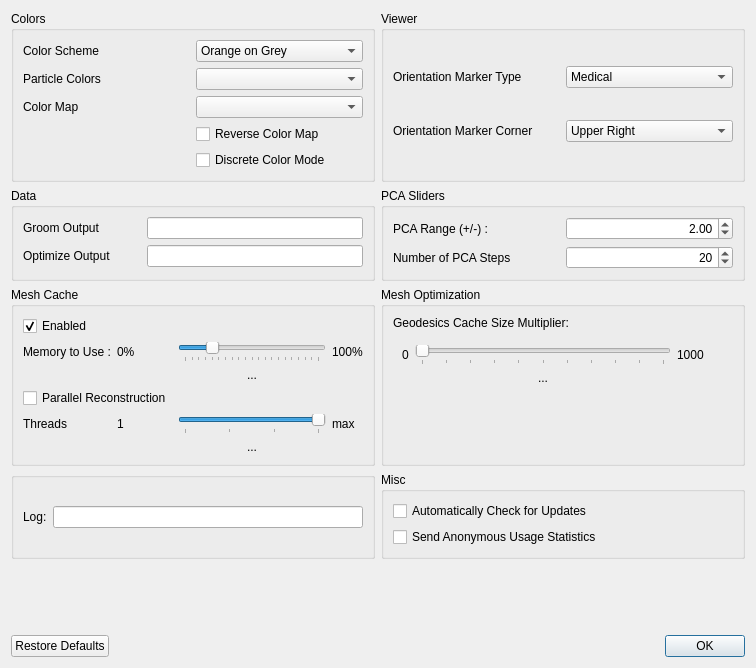
<?xml version="1.0" encoding="UTF-8"?>
<ui version="4.0">
 <class>PreferencesWindow</class>
 <widget class="QDialog" name="PreferencesWindow">
  <property name="geometry">
   <rect>
    <x>0</x>
    <y>0</y>
    <width>756</width>
    <height>668</height>
   </rect>
  </property>
  <property name="windowTitle">
   <string>Preferences</string>
  </property>
  <layout class="QGridLayout" name="gridLayout_6">
   <item row="1" column="0">
    <widget class="QGroupBox" name="groupBox_6">
     <property name="title">
      <string>Data</string>
     </property>
     <layout class="QGridLayout" name="gridLayout_4">
      <property name="horizontalSpacing">
       <number>36</number>
      </property>
      <item row="1" column="1">
       <widget class="QLineEdit" name="optimize_file_template">
        <property name="alignment">
         <set>Qt::AlignCenter</set>
        </property>
       </widget>
      </item>
      <item row="1" column="0">
       <widget class="QLabel" name="label_5">
        <property name="text">
         <string>Optimize Output</string>
        </property>
       </widget>
      </item>
      <item row="0" column="1">
       <widget class="QLineEdit" name="groom_file_template">
        <property name="alignment">
         <set>Qt::AlignCenter</set>
        </property>
       </widget>
      </item>
      <item row="0" column="0">
       <widget class="QLabel" name="label_11">
        <property name="text">
         <string>Groom Output</string>
        </property>
       </widget>
      </item>
     </layout>
    </widget>
   </item>
   <item row="6" column="0">
    <widget class="QGroupBox" name="groupBox_3">
     <property name="title">
      <string/>
     </property>
     <layout class="QHBoxLayout" name="horizontalLayout_3">
      <item>
       <widget class="QLabel" name="label_7">
        <property name="text">
         <string>Log:</string>
        </property>
       </widget>
      </item>
      <item>
       <widget class="QLineEdit" name="log_location">
        <property name="readOnly">
         <bool>true</bool>
        </property>
       </widget>
      </item>
     </layout>
    </widget>
   </item>
   <item row="4" column="1">
    <widget class="QGroupBox" name="groupBox_7">
     <property name="title">
      <string>Mesh Optimization</string>
     </property>
     <layout class="QGridLayout" name="gridLayout_5">
      <item row="1" column="0">
       <widget class="QWidget" name="widget" native="true">
        <property name="minimumSize">
         <size>
          <width>50</width>
          <height>50</height>
         </size>
        </property>
        <layout class="QGridLayout" name="gridLayout_8">
         <item row="1" column="2">
          <widget class="QLabel" name="label_15">
           <property name="text">
            <string>1000</string>
           </property>
          </widget>
         </item>
         <item row="1" column="0">
          <widget class="QLabel" name="label_16">
           <property name="text">
            <string>0</string>
           </property>
          </widget>
         </item>
         <item row="1" column="1">
          <widget class="QSlider" name="geodesic_cache_multiplier">
           <property name="minimum">
            <number>0</number>
           </property>
           <property name="maximum">
            <number>1000</number>
           </property>
           <property name="pageStep">
            <number>100</number>
           </property>
           <property name="value">
            <number>0</number>
           </property>
           <property name="orientation">
            <enum>Qt::Horizontal</enum>
           </property>
           <property name="tickPosition">
            <enum>QSlider::TicksBelow</enum>
           </property>
           <property name="tickInterval">
            <number>100</number>
           </property>
          </widget>
         </item>
         <item row="2" column="1">
          <widget class="QLabel" name="geodesic_cache_multiplier_current_value">
           <property name="text">
            <string>...</string>
           </property>
           <property name="alignment">
            <set>Qt::AlignCenter</set>
           </property>
          </widget>
         </item>
        </layout>
       </widget>
      </item>
      <item row="0" column="0">
       <widget class="QLabel" name="label_17">
        <property name="text">
         <string>Geodesics Cache Size Multiplier:</string>
        </property>
       </widget>
      </item>
      <item row="2" column="1">
       <spacer name="verticalSpacer_2">
        <property name="orientation">
         <enum>Qt::Vertical</enum>
        </property>
        <property name="sizeHint" stdset="0">
         <size>
          <width>20</width>
          <height>40</height>
         </size>
        </property>
       </spacer>
      </item>
     </layout>
    </widget>
   </item>
   <item row="4" column="0">
    <widget class="QGroupBox" name="groupBox">
     <property name="title">
      <string>Mesh Cache</string>
     </property>
     <layout class="QVBoxLayout" name="verticalLayout">
      <item>
       <layout class="QHBoxLayout" name="horizontalLayout_2">
        <property name="topMargin">
         <number>0</number>
        </property>
        <item>
         <widget class="QCheckBox" name="mesh_cache_enabled">
          <property name="text">
           <string>Enabled</string>
          </property>
          <property name="checked">
           <bool>true</bool>
          </property>
         </widget>
        </item>
       </layout>
      </item>
      <item>
       <layout class="QGridLayout" name="gridLayout">
        <item row="1" column="1">
         <widget class="QLabel" name="label_2">
          <property name="text">
           <string>0%</string>
          </property>
         </widget>
        </item>
        <item row="1" column="2">
         <widget class="QSlider" name="mesh_cache_memory">
          <property name="maximum">
           <number>100</number>
          </property>
          <property name="value">
           <number>20</number>
          </property>
          <property name="orientation">
           <enum>Qt::Horizontal</enum>
          </property>
          <property name="tickPosition">
           <enum>QSlider::TicksBelow</enum>
          </property>
          <property name="tickInterval">
           <number>5</number>
          </property>
         </widget>
        </item>
        <item row="4" column="0">
         <widget class="QLabel" name="label_10">
          <property name="text">
           <string>Threads</string>
          </property>
         </widget>
        </item>
        <item row="1" column="3">
         <widget class="QLabel" name="label_3">
          <property name="text">
           <string>100%</string>
          </property>
         </widget>
        </item>
        <item row="4" column="3">
         <widget class="QLabel" name="num_threads_max_label">
          <property name="text">
           <string>max</string>
          </property>
         </widget>
        </item>
        <item row="4" column="2">
         <widget class="QSlider" name="num_threads">
          <property name="minimum">
           <number>1</number>
          </property>
          <property name="maximum">
           <number>4</number>
          </property>
          <property name="value">
           <number>4</number>
          </property>
          <property name="orientation">
           <enum>Qt::Horizontal</enum>
          </property>
          <property name="tickPosition">
           <enum>QSlider::TicksBelow</enum>
          </property>
          <property name="tickInterval">
           <number>1</number>
          </property>
         </widget>
        </item>
        <item row="1" column="0">
         <widget class="QLabel" name="label">
          <property name="text">
           <string>Memory to Use :</string>
          </property>
         </widget>
        </item>
        <item row="4" column="1">
         <widget class="QLabel" name="label_9">
          <property name="text">
           <string>1</string>
          </property>
         </widget>
        </item>
        <item row="2" column="2">
         <widget class="QLabel" name="memory_current_value">
          <property name="text">
           <string>...</string>
          </property>
          <property name="alignment">
           <set>Qt::AlignCenter</set>
          </property>
         </widget>
        </item>
        <item row="5" column="2">
         <widget class="QLabel" name="threads_current_value">
          <property name="text">
           <string>...</string>
          </property>
          <property name="alignment">
           <set>Qt::AlignCenter</set>
          </property>
         </widget>
        </item>
        <item row="3" column="0" colspan="2">
         <widget class="QCheckBox" name="parallel_enabled">
          <property name="text">
           <string>Parallel Reconstruction</string>
          </property>
         </widget>
        </item>
       </layout>
      </item>
     </layout>
    </widget>
   </item>
   <item row="0" column="0">
    <widget class="QGroupBox" name="groupBox_2">
     <property name="title">
      <string>Colors</string>
     </property>
     <layout class="QGridLayout" name="gridLayout_7">
      <item row="0" column="1">
       <widget class="QComboBox" name="color_scheme">
        <item>
         <property name="text">
          <string>Orange on Grey</string>
         </property>
        </item>
        <item>
         <property name="text">
          <string>Purple on Grey</string>
         </property>
        </item>
        <item>
         <property name="text">
          <string>Blue on White</string>
         </property>
        </item>
        <item>
         <property name="text">
          <string>Orange on White</string>
         </property>
        </item>
        <item>
         <property name="text">
          <string>Grey on White</string>
         </property>
        </item>
        <item>
         <property name="text">
          <string>Orange on Blue</string>
         </property>
        </item>
        <item>
         <property name="text">
          <string>Yellow on Grey</string>
         </property>
        </item>
        <item>
         <property name="text">
          <string>Grey on Black</string>
         </property>
        </item>
        <item>
         <property name="text">
          <string>Blue on Black</string>
         </property>
        </item>
        <item>
         <property name="text">
          <string>Green on Black</string>
         </property>
        </item>
       </widget>
      </item>
      <item row="2" column="0">
       <widget class="QLabel" name="label_14">
        <property name="text">
         <string>Color Map</string>
        </property>
       </widget>
      </item>
      <item row="0" column="0">
       <widget class="QLabel" name="label_4">
        <property name="text">
         <string>Color Scheme</string>
        </property>
       </widget>
      </item>
      <item row="2" column="1">
       <widget class="QComboBox" name="color_map"/>
      </item>
      <item row="4" column="1">
       <widget class="QCheckBox" name="reverse_color_map">
        <property name="text">
         <string>Reverse Color Map</string>
        </property>
       </widget>
      </item>
      <item row="5" column="1">
       <widget class="QCheckBox" name="discrete_color_mode">
        <property name="text">
         <string>Discrete Color Mode</string>
        </property>
       </widget>
      </item>
      <item row="1" column="0">
       <widget class="QLabel" name="label_particle_colors">
        <property name="text">
         <string>Particle Colors</string>
        </property>
       </widget>
      </item>
      <item row="1" column="1">
       <widget class="QComboBox" name="particle_colors"/>
      </item>
     </layout>
    </widget>
   </item>
   <item row="1" column="1">
    <widget class="QGroupBox" name="groupBox_4">
     <property name="title">
      <string>PCA Sliders</string>
     </property>
     <layout class="QVBoxLayout" name="verticalLayout_3">
      <item>
       <layout class="QGridLayout" name="gridLayout_3">
        <item row="0" column="0">
         <widget class="QLabel" name="label_6">
          <property name="text">
           <string>PCA Range (+/-) : </string>
          </property>
         </widget>
        </item>
        <item row="0" column="1">
         <widget class="QDoubleSpinBox" name="pca_range">
          <property name="alignment">
           <set>Qt::AlignRight|Qt::AlignTrailing|Qt::AlignVCenter</set>
          </property>
          <property name="decimals">
           <number>2</number>
          </property>
          <property name="minimum">
           <double>0.010000000000000</double>
          </property>
          <property name="maximum">
           <double>5.000000000000000</double>
          </property>
          <property name="value">
           <double>2.000000000000000</double>
          </property>
         </widget>
        </item>
        <item row="1" column="0">
         <widget class="QLabel" name="label_8">
          <property name="text">
           <string>Number of PCA Steps</string>
          </property>
         </widget>
        </item>
        <item row="1" column="1">
         <widget class="QSpinBox" name="pca_steps">
          <property name="alignment">
           <set>Qt::AlignRight|Qt::AlignTrailing|Qt::AlignVCenter</set>
          </property>
          <property name="minimum">
           <number>3</number>
          </property>
          <property name="maximum">
           <number>40</number>
          </property>
          <property name="value">
           <number>20</number>
          </property>
         </widget>
        </item>
       </layout>
      </item>
     </layout>
    </widget>
   </item>
   <item row="0" column="1">
    <widget class="QGroupBox" name="groupBox_5">
     <property name="title">
      <string>Viewer</string>
     </property>
     <layout class="QGridLayout" name="gridLayout_2">
      <item row="0" column="1">
       <widget class="QComboBox" name="orientation_marker_type">
        <item>
         <property name="text">
          <string>Medical</string>
         </property>
        </item>
        <item>
         <property name="text">
          <string>Triad</string>
         </property>
        </item>
        <item>
         <property name="text">
          <string>None</string>
         </property>
        </item>
       </widget>
      </item>
      <item row="0" column="0">
       <widget class="QLabel" name="label_12">
        <property name="text">
         <string>Orientation Marker Type</string>
        </property>
       </widget>
      </item>
      <item row="1" column="0">
       <widget class="QLabel" name="label_13">
        <property name="text">
         <string>Orientation Marker Corner</string>
        </property>
       </widget>
      </item>
      <item row="1" column="1">
       <widget class="QComboBox" name="orientation_marker_corner">
        <item>
         <property name="text">
          <string>Upper Right</string>
         </property>
        </item>
        <item>
         <property name="text">
          <string>Lower Right</string>
         </property>
        </item>
        <item>
         <property name="text">
          <string>Lower Left</string>
         </property>
        </item>
        <item>
         <property name="text">
          <string>Upper Left</string>
         </property>
        </item>
       </widget>
      </item>
     </layout>
    </widget>
   </item>
   <item row="8" column="0" colspan="2">
    <widget class="QDialogButtonBox" name="button_box">
     <property name="orientation">
      <enum>Qt::Horizontal</enum>
     </property>
     <property name="standardButtons">
      <set>QDialogButtonBox::Ok|QDialogButtonBox::RestoreDefaults</set>
     </property>
    </widget>
   </item>
   <item row="7" column="0">
    <spacer name="verticalSpacer">
     <property name="orientation">
      <enum>Qt::Vertical</enum>
     </property>
     <property name="sizeHint" stdset="0">
      <size>
       <width>20</width>
       <height>40</height>
      </size>
     </property>
    </spacer>
   </item>
   <item row="6" column="1">
    <widget class="QGroupBox" name="groupBox_8">
     <property name="title">
      <string>Misc</string>
     </property>
     <layout class="QVBoxLayout" name="verticalLayout_5">
      <item>
       <widget class="QCheckBox" name="auto_update_checkbox">
        <property name="text">
         <string>Automatically Check for Updates</string>
        </property>
       </widget>
      </item>
      <item>
       <widget class="QCheckBox" name="telemetry_enabled">
        <property name="text">
         <string>Send Anonymous Usage Statistics</string>
        </property>
       </widget>
      </item>
     </layout>
    </widget>
   </item>
  </layout>
 </widget>
 <tabstops>
  <tabstop>pca_range</tabstop>
  <tabstop>pca_steps</tabstop>
  <tabstop>mesh_cache_enabled</tabstop>
  <tabstop>mesh_cache_memory</tabstop>
  <tabstop>parallel_enabled</tabstop>
  <tabstop>num_threads</tabstop>
 </tabstops>
 <resources/>
 <connections>
  <connection>
   <sender>button_box</sender>
   <signal>accepted()</signal>
   <receiver>PreferencesWindow</receiver>
   <slot>accept()</slot>
   <hints>
    <hint type="sourcelabel">
     <x>257</x>
     <y>488</y>
    </hint>
    <hint type="destinationlabel">
     <x>157</x>
     <y>274</y>
    </hint>
   </hints>
  </connection>
  <connection>
   <sender>button_box</sender>
   <signal>rejected()</signal>
   <receiver>PreferencesWindow</receiver>
   <slot>reject()</slot>
   <hints>
    <hint type="sourcelabel">
     <x>325</x>
     <y>488</y>
    </hint>
    <hint type="destinationlabel">
     <x>286</x>
     <y>274</y>
    </hint>
   </hints>
  </connection>
 </connections>
</ui>
